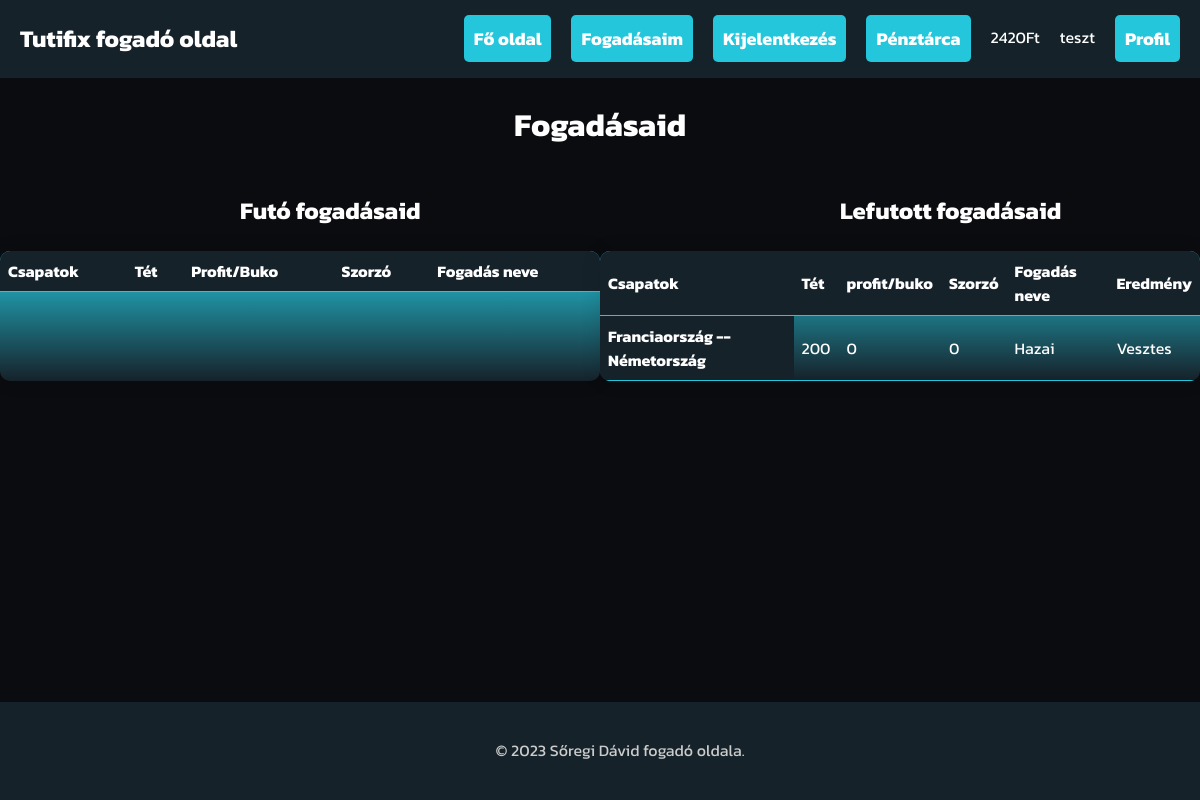
Screenshot of /Fogadás_web/fogadasok.php (signed in) with the database file from the repository.
### tables this page shows
CREATE TABLE `penztarca` (
  `felhasz_id` int(11) NOT NULL,
  `penztarca_id` int(11) NOT NULL,
  `egyenleg` double NOT NULL
);

CREATE TABLE `nemzetek` (
  `nemzet_id` int(11) NOT NULL,
  `nemzet_nev` varchar(255) NOT NULL
);

### Fogadás_web/database.php (called while the page is built, shortened)
<?php
$db = new Database();
class Database {
    private $database = 'fogadas_zaro';
    private $host = 'localhost';
    private $user = 'root';
    private $password = '';
    protected $dbc = null;
    public function security($data){
        return htmlspecialchars(trim($data));
    }
    public function __construct() {
        try {
            $this->dbc = new mysqli($this->host, $this->user, $this->password, $this->database);
            $this->dbc->set_charset('utf8');
        } catch (mysqli_sql_exception $exc) {
            echo "Kapcsolódási hiba:" . $exc->getMessage();
        }
    }
    public function RunSQL($sql) {
        try {
            $utasitas = $this->dbc->prepare($sql);
            $utasitas->execute();
        } catch (mysqli_sql_exception $exc) {
            echo "Lekérdezési hiba: " . $exc->getMessage();
        }
        $result = $utasitas->get_result();
        if ($result) {
            return $result;
        } else {
            return $utasitas->affected_rows;
        }
    }
}?>

### Fogadás_web/fogadasok.php (the view, shortened to what this page needs)
<?php include('header.php');
?>
<main id="refresh">
  <h1 class="kozep">Fogadásaid</h1>
  <div class="container2">
    <h2 class="cim2">Futó fogadásaid</h2>
    <h2 class="cim2">Lefutott fogadásaid</h2>
  </div>
  <div class="table-container">
    <table class="table">
      <thead>
        <th>Csapatok</th>
        <th>Tét</th>
        <th>Profit/Buko</th>
        <th>Szorzó</th>
        <th>Fogadás neve</th>
      </thead>
      <tr>
    </table>
    <table class="table">
      <thead>
        <th>Csapatok</th>
        <th>Tét</th>
        <th>profit/buko</th>
        <th>Szorzó</th>
        <th>Fogadás neve</th>
        <th>Eredmény</th>
      </thead>
      <tr>
        <?php foreach ($result as $value) {
          $sql3 = "SELECT * FROM nemzetek WHERE nemzet_id = '" . $value['hazai_id'] . "';";
          $result3 = $db->RunSQL($sql3);
          $sql4 = "SELECT * FROM nemzetek WHERE nemzet_id = '" . $value['vendeg_id'] . "';";
          $result4 = $db->RunSQL($sql4);
          $hazai_nev = $result3->fetch_assoc()['nemzet_nev'];
          $vendeg_nev = $result4->fetch_assoc()['nemzet_nev'];
        ?>
          <th>
            <?= $hazai_nev; ?> --
            <?= $vendeg_nev; ?>
          </th>
          <td>
            <?= $value['fogadasi_osszeg']; ?>
          </td>
          <td>
            <?= $value['profit_buko']; ?>
          </td>
          <td>
            <?= $value['odds']; ?>
          <td>
            <?= $value['fogadas_neve']; ?>
          </td>
          </td>
          <td>
            <?= $value['eredmeny']; ?>
          </td>
      </tr>
    <?php }
    ?>
    </table>
  </div>
</main>
<div class="row">
  <footer class="lent">
    <p>&copy; 2023 Sőregi Dávid fogadó oldala.</p>
  </footer>
</div>
</div>

### Fogadás_web/header.php (shortened to what this page needs)
<?php
include('database.php');
if (isset($_SESSION['felhasz_id']) ? $_SESSION['felhasz_id'] = $db->security($_SESSION['felhasz_id']) : $_SESSION['felhasz_id'] = "") {
  $sql2 = "SELECT egyenleg FROM penztarca WHERE felhasz_id = " . $_SESSION['felhasz_id'] . ";";
  $result2 = $db->RunSQL($sql2);
  $sql = "SELECT DISTINCT `fogadasi_osszeg`,`profit_buko`, fogadas.meccs_id , fogadas.fogadasi_szam,fogadas.eredmeny, fogadas_neve, odds, hazai_id, vendeg_id FROM fogadas INNER JOIN fogadasi_lehetoseg ON fogadasi_lehetoseg.fogadasi_szam = fogadas.fogadasi_szam INNER JOIN meccs_eredmeny ON meccs_eredmeny.meccs_id = fogadas.meccs_id INNER JOIN nemzetek ON nemzetek.nemzet_id = meccs_eredmeny.hazai_id OR nemzetek.nemzet_id = meccs_eredmeny.vendeg_id WHERE felhasz_id = '" . $_SESSION['felhasz_id'] . "' AND lefutott_e = 1 ORDER BY fog_id DESC LIMIT 10;";
  $result = $db->RunSQL($sql);
}
?>
<!DOCTYPE html>
<html lang="hu">
<head>
  <link href="kinezet.css?<?php echo time(); ?>" rel="stylesheet">
</head>
<body>
  <div id="refresh">
  <div class="container">
    <div class="row">
      <header>
        <h1>Tutifix fogadó oldal</h1>
        <nav>
          <ul>
            <li><a href="Foldal.php" class="navbutton">Fő oldal</a></li>
            <?php
            if (isset($_SESSION['felhasz_id']) ? $_SESSION['felhasz_id'] = $db->security($_SESSION['felhasz_id']) : $_SESSION['felhasz_id'] = "") { ?>
              <li><a href="fogadasok.php" class="navbutton">Fogadásaim</a></li>
            <?php } ?>
            <?php if (isset($_SESSION['felhasz_nev'])): ?>
              <li><a href="logout.php" role="button" class="navbutton">Kijelentkezés</a></li>
              <li><a href="penztarca.php" class="navbutton">Pénztárca</a></li>
              <?php while ($row = $result2->fetch_assoc()): ?>
                <li>
                  <?= $row['egyenleg']; ?>Ft
                </li>
              <?php endwhile; ?>
              <li>
                <?= $_SESSION['felhasz_nev']; ?>
              </li>
              <li>
              <a href="profil.php" class="navbutton">Profil</a>
              </li>
            <?php else: ?>
              <li><a href="register.php" class="navbutton">Regisztráció</a></li>
              <li><a href="login.php" class="navbutton">Bejelentkezés</a></li>
            <?php endif; ?>
          </ul>
        </nav>
      </header>
    </div>
  </div>

### Fogadás_web/kinezet.css (style rules this page uses)
body { background-color: #0b0c10; color: #fff; font-family: 'Kanit', sans-serif; font-size: 16px; line-height: 1.6; margin: 0; }
.kozep { text-align: center; }
.table { border-collapse: collapse; margin-bottom: 30px; width: 100%; max-width: 800px; font-size: 16px; font-weight: 400; line-height: 1.5; color: #333; border-radius: 5px; overflow: hidden; box-shadow: 0 0 20px rgba(0, 0, 0, 0.1); }
.table-container { display: flex; flex-wrap: wrap; justify-content:space-around; }
.lent { position: fixed; left: 0; bottom: 0; width: 100%; text-align: center; }
.table { width: 50%; margin-bottom: 20px; border-collapse: collapse; border-radius: 10px; background: linear-gradient(360deg ,#16222a, #24c6dc); color: white; }
.cim2 { display: inline-block; width: 50%; margin-left: 20vw; }
.container2 { display: flex; justify-content: space-between; }
.table th, .table td { padding: 8px; text-align: left; border-bottom: 1px solid #24c6dc; }
.table th { background: linear-gradient( #16222a, #16222a); font-weight: bold; }
.navbutton { text-decoration: none; font-weight: bold; padding: 10px; color: white; background-color: #24c6dc; border-radius: 5px; }
header { align-items: center; display: flex; justify-content: space-between; padding: 20px; background-color: #16222a; font-family: 'Kanit', sans-serif; }
header h1 { font-size: 24px; margin: 0; }
header nav ul { display: flex; list-style: none; margin: 0; padding: 0; }
header nav li { margin-right: 20px; }
header nav li:last-child { margin-right: 0; }
header nav a { font-size: 18px; }
footer { background-color: #16222a; color: #ccc; padding: 20px; text-align: center; }
p,a { text-align: center; }
a { text-decoration: none; color: #24c6dc; }

### rows the page displays
penztarca: egyenleg "2420"
nemzetek: nemzet_nev "Franciaország"
nemzetek: nemzet_nev "Németország"

### other values shown
$_SESSION['felhasz_nev'] "teszt"
$value['fogadasi_osszeg'] "200"
$value['profit_buko'] "0"
$value['odds'] "0"
$value['fogadas_neve'] "Hazai"
$value['eredmeny'] "Vesztes"
